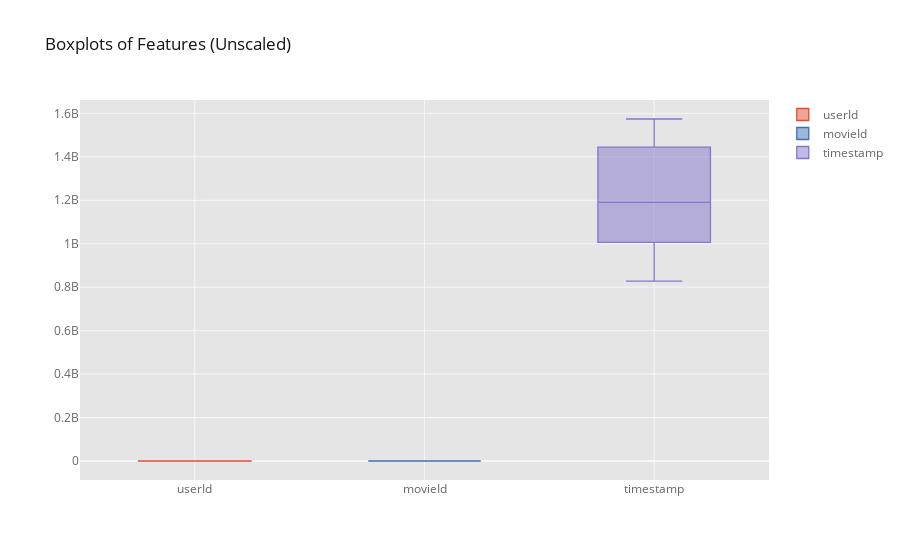

The notebook cell this image was saved under:
### Code cell
cf.set_config_file(offline=True, world_readable=True, theme='ggplot')

# using plotly to plot the boxplot
train[features].iplot(kind='box', title="Boxplots of Features (Unscaled)")

### Figure 1 — Plotly figure (JSON) as saved in the notebook; plotly's stock layout.template omitted (floating-point values rounded to 4 significant figures; data arrays with more than 128 entries replaced by an {"elided": "..."} marker saying what was removed)
{"data": [{"boxpoints": false, "line": {"width": 1.3}, "marker": {"color": "rgba(226, 74, 51, 1.0)"}, "name": "userId", "orientation": "v", "type": "box", "y": {"elided": "5000 int values"}}, {"boxpoints": false, "line": {"width": 1.3}, "marker": {"color": "rgba(62, 111, 176, 1.0)"}, "name": "movieId", "orientation": "v", "type": "box", "y": {"elided": "5000 int values"}}, {"boxpoints": false, "line": {"width": 1.3}, "marker": {"color": "rgba(132, 118, 202, 1.0)"}, "name": "timestamp", "orientation": "v", "type": "box", "y": {"elided": "5000 int values"}}], "layout": {"legend": {"bgcolor": "#FFFFFF", "font": {"color": "#666666"}}, "paper_bgcolor": "#FFFFFF", "plot_bgcolor": "#E5E5E5", "title": {"font": {"color": "#151516"}, "text": "Boxplots of Features (Unscaled)"}, "xaxis": {"gridcolor": "#F6F6F6", "showgrid": true, "tickfont": {"color": "#666666"}, "title": {"font": {"color": "#666666"}, "text": ""}, "zerolinecolor": "#F6F6F6"}, "yaxis": {"gridcolor": "#F6F6F6", "showgrid": true, "tickfont": {"color": "#666666"}, "title": {"font": {"color": "#666666"}, "text": ""}, "zerolinecolor": "#F6F6F6"}}}
